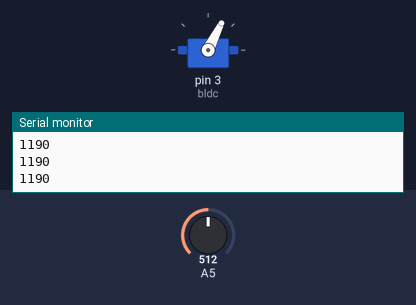
The sketch below on a simulated Arduino Uno, built with avr-gcc and run on an emulated ATmega328P. On the bench: servo, the last lines printed to the serial monitor. The test bench sets the inputs (shaded band); at power-on: A5 = 512.

Above: at 1.2 s.
1.3 s: A5 set to 306
At 2.5 s:
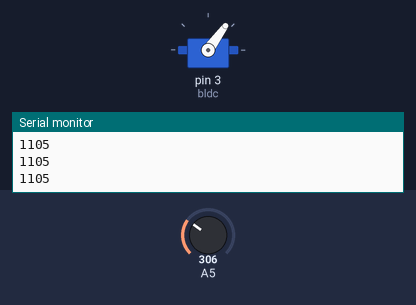
2.8 s: A5 set to 1023
At 3.8 s:
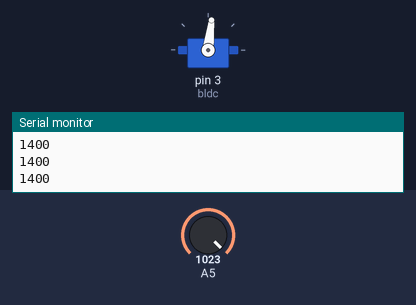
4.3 s: A5 set to 511
At 4.9 s:
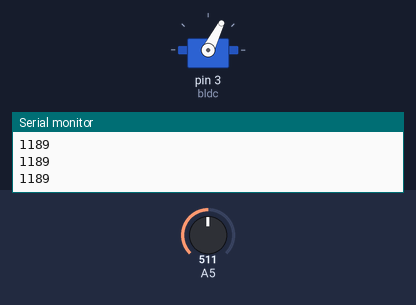
Timing chart, 0 to 7.3 s (numbered marks = the images above; inputs shaded):
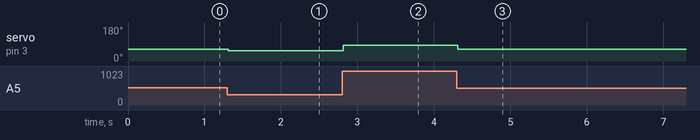

Measured:
- after the input at 1.3 s, servo on pin 3 (bldc): 63° → 54° at once
- after the input at 2.8 s, servo on pin 3 (bldc): 54° → 83° at once
- after the input at 4.3 s, servo on pin 3 (bldc): 83° → 63° at once

The sketch:

potentialServo.ino
```cpp
#include <Servo.h>

Servo bldc;

int value;

void setup() {
  bldc.attach(3);
  Serial.begin(9600);
  Serial.println("motor speed");
}

void loop() {

    value = analogRead(A5);

    value = map(value, 0, 1023, 980, 1400);
    Serial.println(value);
    bldc.write(value);
    delay(15);
}
```
